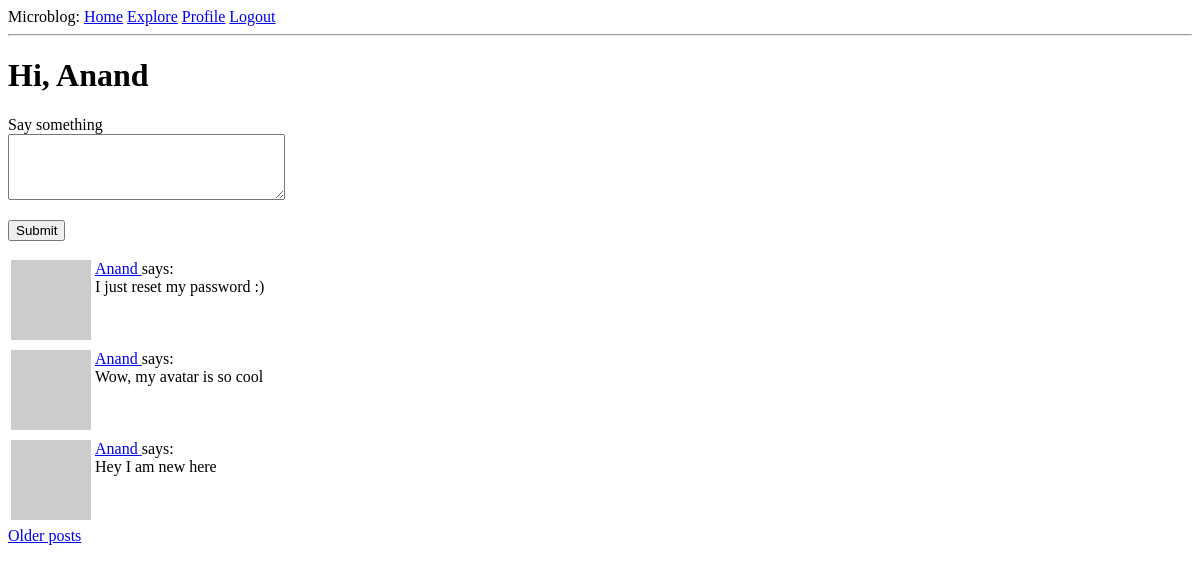
/index (signed in), run on an earlier commit of the app's database.
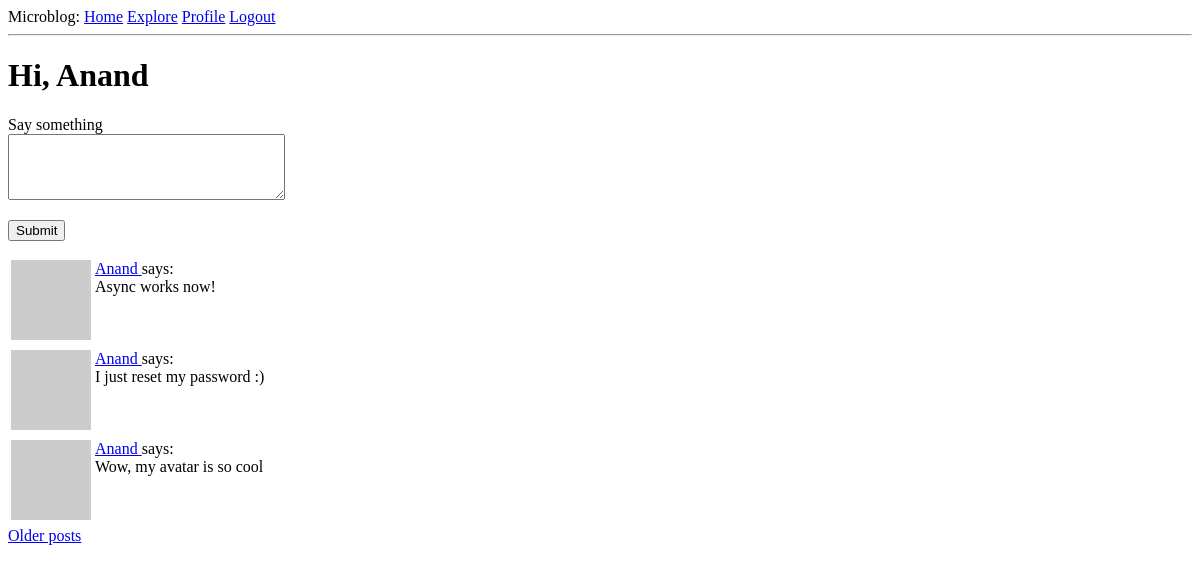
And on a later commit of the database.
### application/models.py (models this page shows, shortened)
class User(UserMixin, db.Model):
    id = db.Column(
        db.Integer,
        primary_key = True
    )
    username = db.Column(
        db.String(120),
        index=True,
        unique=True
    )
    email = db.Column(
        db.String(120),
        index=True,
        unique=True
    )
    password_hash = db.Column(
        db.String(128)
    )
    posts = db.relationship(
        'Post',
        backref = 'author',
        lazy = 'dynamic'
    )
    about_me = db.Column(
        db.String(140)
    )
    last_seen = db.Column(
        db.DateTime,
        default=datetime.utcnow
    )
    followed = db.relationship(
        'User',
        secondary='followers',
        primaryjoin=(
            followers.c.follower_id == id
        ),
        secondaryjoin=(
            followers.c.followed_id == id
        ),
        backref=(
            db.backref(
                'followers',
                lazy='dynamic'
            )
        ),
        lazy='dynamic'
    )
    def avatar(self, size):
        digest = md5(self.email.lower().encode('utf-8')).hexdigest()
        return 'https://www.gravatar.com/avatar/{}?d=identicon&s={}'.format(digest,size)
    def followed_posts(self):
        followed = Post.query.join(
            followers, (followers.c.followed_id == Post.user_id)
        ).filter(
            followers.c.follower_id == self.id
        )
        own = Post.query.filter_by(user_id=self.id)
        return followed.union(own).order_by(Post.timestamp.desc())

class Post(db.Model):
    id = db.Column(
        db.Integer,
        primary_key=True
    )
    body = db.Column(
        db.String(140)
    )
    timestamp = db.Column(
        db.DateTime,
        index=True,
        default=datetime.utcnow
    )
    user_id = db.Column(
        db.Integer,
        db.ForeignKey('user.id')
    )

### application/routes.py (the view)
@app.route('/', methods=['GET', 'POST'])
@app.route('/index', methods=['GET', 'POST'])
@login_required
def index():
    form=PostForm()
    if form.validate_on_submit():
        post = Post(body=form.post.data, author=current_user)
        db.session.add(post)
        db.session.commit()
        flash('Your post is now live!')
        return redirect(url_for('index'))
    page = request.args.get('page', 1, type=int)
    posts = current_user.followed_posts().paginate(
        page, app.config['POSTS_PER_PAGE'], False
    )
    if posts.has_next:
        next_url = url_for('index', page=posts.next_num)
    else:
        next_url = None
    if posts.has_prev:
        prev_url = url_for('index', page=posts.prev_num)
    else:
        prev_url = None
    return render_template('index.html',title='Home',posts=posts.items,form=form,
        next_url=next_url,
        prev_url=prev_url
    )

### application/forms.py
class PostForm(FlaskForm):
    post = TextAreaField(
        label='Say something',
        validators=[
            DataRequired(),
            Length(min=1, max=140)
        ]
    )
    submit = SubmitField('Submit')

### application/models.py (called while the page is built)
@login.user_loader
def load_user(id):
    return User.query.get(int(id))

### application/routes.py (called while the page is built)
@app.before_request
def before_request():
    if current_user.is_authenticated:
        current_user.last_seen = datetime.utcnow()
        db.session.commit()

### application/templates/index.html (shortened to what this page needs)
{% extends 'base.html' %}
{% block app_content %}
    <h1>
        Hi, {{ current_user.username }}
    </h1>
    {% if form %}
        <form action="" method="POST">
            <p>
                {{ form.post.label }} <br>
                {{ form.post(cols=32, rows=4) }}
            </p>
            <p>
                {{ form.submit() }}
            </p>
        </form>
    {% endif %}
    {% for post in posts %}
        {% include '_post.html' %}
    {% endfor %}
    {% include '_paginate.html' %}
{% endblock app_content %}

### application/templates/base.html (shortened to what this page needs)
<!DOCTYPE html>
<html>
    <head>
    </head>
    <body>
        <div>
            Microblog:
            <a href="{{ url_for('index') }}" >Home</a>
            <a href="{{ url_for('explore') }}" >Explore</a>
            {% if current_user.is_anonymous %}
                <a href="{{ url_for('login') }}">Login</a>
            {% else %}
                <a href="{{ url_for('user', username=current_user.username) }}">Profile</a>
                <a href="{{ url_for('logout') }}">Logout</a>
            {% endif %}
        </div>
        <hr>
        {% block app_content %}
        {% endblock app_content %}
    </body>
</html>

### application/templates/_post.html
<table>
    <tr valign="top">
        <td>
            <img src="{{ post.author.avatar(36) }}">
        </td>
        <td>
            <a href="{{ url_for('user', username=post.author.username) }}">
                {{ post.author.username }}
            </a> says: <br> {{ post.body }}
        </td>
    </tr>
</table>

### application/templates/_paginate.html (shortened to what this page needs)
{% if next_url %}
    <a href="{{ next_url }}">Older posts</a>
{% endif %}

What changed in the data, as far as the page shows it:
no longer on this page (row unchanged): Post: author.username "Anand", body "Hey I am new here"
added Post: author.username "Anand", body "Async works now!"
